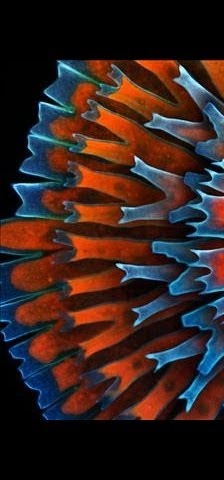
#> input picture uploads/3a14127fa58946f6a298498d63c596ce_image1.jpg, 224 x 480 px
$ python -i autofocus.py   (imports and definitions only)   (older library calls are emulated)
#> lines starting #> are read from the running program, lines starting #| are printed output that depends on the picture
import cv2
import numpy as np
import os
from scipy import ndimage


#function to enhance the focus on image to increase clarity
def auto_focus(input_path, output_path):
#> called with output_path = 'out.png'
    try:
        # Check if the input image exists
        if not os.path.exists(input_path):
            print(f"Error: Input image {input_path} does not exist")
            return False

        # Read the input image
        image = cv2.imread(input_path)
#> image is the input picture: shape (480, 224, 3); mean B, G, R 32.6, 35.1, 54.1

        if image is None:
            print(f"Error: Failed to read image {input_path}")
            return False

        # Step 1: Apply initial denoising to reduce noise before processing
        denoised = cv2.fastNlMeansDenoisingColored(image, None, 7, 7, 7, 21)

        # Step 2: Convert to Lab color space for better color processing
        lab = cv2.cvtColor(denoised, cv2.COLOR_BGR2LAB)
#> lab: shape (480, 224, 3); mean of channels 0, 1, 2 44.8, 138.5, 134.3
        l, a, b = cv2.split(lab)

        # Step 3: Apply CLAHE on the L channel with microscope-specific parameters
        clahe = cv2.createCLAHE(clipLimit=3.0, tileGridSize=(4, 4))
        enhanced_l = clahe.apply(l)

        # Step 4: Apply multi-scale unsharp masking for better detail enhancement
        gaussian_1 = cv2.GaussianBlur(enhanced_l, (0, 0), 1.0)
        gaussian_2 = cv2.GaussianBlur(enhanced_l, (0, 0), 3.0)
        gaussian_3 = cv2.GaussianBlur(enhanced_l, (0, 0), 5.0)

        # Create multi-scale unsharp mask with weighted contributions
        unsharp_1 = cv2.addWeighted(enhanced_l, 1.5, gaussian_1, -0.5, 0)
        unsharp_2 = cv2.addWeighted(enhanced_l, 1.3, gaussian_2, -0.3, 0)
        unsharp_3 = cv2.addWeighted(enhanced_l, 1.2, gaussian_3, -0.2, 0)

        # Combine the different scales
        enhanced_l = cv2.addWeighted(unsharp_1, 0.4, unsharp_2, 0.3, 0)
        enhanced_l = cv2.addWeighted(enhanced_l, 0.8, unsharp_3, 0.2, 0)

        # Step 5: Edge enhancement specific for microscope images
        edges = cv2.Laplacian(enhanced_l, cv2.CV_8U, ksize=3)
        edges = cv2.GaussianBlur(edges, (0, 0), 0.5)  # Smooth the edges slightly
        enhanced_l = cv2.addWeighted(enhanced_l, 1.0, edges, 0.2, 0)

        # Step 6: Reconstruct the Lab image with enhanced luminance
        enhanced_lab = cv2.merge([enhanced_l, a, b])
#> enhanced_lab: shape (480, 224, 3); mean of channels 0, 1, 2 64.9, 138.5, 134.3

        # Step 7: Convert back to BGR
        enhanced_bgr = cv2.cvtColor(enhanced_lab, cv2.COLOR_LAB2BGR)

        # Step 8: Apply microscope-specific detail enhancement
        kernel = np.array([[-0.5, -0.5, -0.5],
                           [-0.5,  5.0, -0.5],
                           [-0.5, -0.5, -0.5]])
        enhanced_bgr = cv2.filter2D(enhanced_bgr, -1, kernel)

        # Step 9: Apply targeted contrast enhancement
        enhanced_bgr = cv2.convertScaleAbs(enhanced_bgr, alpha=1.15, beta=5)

        # Step 10: Remove any remaining noise while preserving edges
        enhanced_bgr = cv2.bilateralFilter(enhanced_bgr, 5, 30, 30)

        # Step 11: Apply deconvolution-like effect to further enhance clarity (simplified)
        # Create a sharpening kernel that mimics deconvolution
        kernel_deconv = np.array([[-0.1, -0.15, -0.1],
                                  [-0.15, 2.0, -0.15],
                                  [-0.1, -0.15, -0.1]])
        deconv_effect = cv2.filter2D(enhanced_bgr, -1, kernel_deconv)

        # Step 12: Apply local contrast enhancement for fine structures
        for c in range(3):  # Apply to each channel
            channel = enhanced_bgr[:,:,c]
            blurred = cv2.GaussianBlur(channel, (0, 0), 10)
            enhanced_bgr[:,:,c] = cv2.addWeighted(channel, 1.5, blurred, -0.5, 0)

        # Step 13: Apply final contrast normalization
        enhanced_bgr = normalize_contrast(enhanced_bgr)

        # Save the enhanced image
        cv2.imwrite(output_path, enhanced_bgr)

        # Validate if file was created
        if os.path.exists(output_path):
            print(f"Enhanced image saved to {output_path}")
            return True
        else:
            print(f"Error: Failed to save enhanced image to {output_path}")
            return False

    except Exception as e:
        print(f"Error in focus enhancement: {str(e)}")
        return False


#function to normalize the contrast of an image
def normalize_contrast(image):
    # Convert to HSV for better color preservation
    hsv = cv2.cvtColor(image, cv2.COLOR_BGR2HSV)
#> hsv: shape (480, 224, 3); mean H, S, V 37.8, 116.4, 101.3
    h, s, v = cv2.split(hsv)
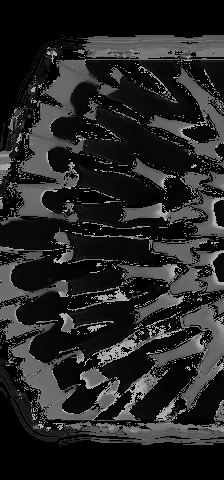
#> h: shape (480, 224); min 0, max 179, mean 37.8
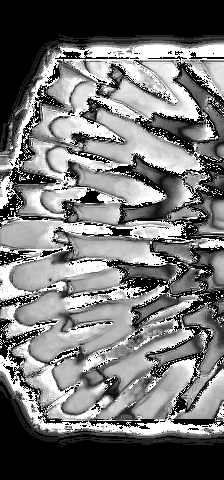
#> s: shape (480, 224); min 0, max 255, mean 116.4
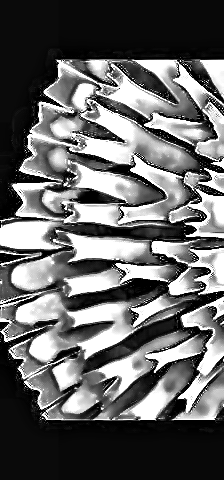
#> v: shape (480, 224); min 0, max 255, mean 101.3

    # Apply contrast normalization to the V channel
    # Calculate percentiles for more robust normalization
    p_low, p_high = np.percentile(v, (2, 98))
#> p_low = 0; p_high = 255

    # Scale the values to the full range
    v_norm = np.clip((v - p_low) * 255.0 / (p_high - p_low), 0, 255).astype(np.uint8)

    # Merge the channels back
    hsv_norm = cv2.merge([h, s, v_norm])

    # Convert back to BGR
    return cv2.cvtColor(hsv_norm, cv2.COLOR_HSV2BGR)


#function to measure the sharpness of an image
def measure_image_sharpness(image_path):
    try:
        # Read the image
        image = cv2.imread(image_path)

        if image is None:
            print(f"Error: Failed to read image {image_path}")
            return -1

        # Convert to grayscale
        gray = cv2.cvtColor(image, cv2.COLOR_BGR2GRAY)

        # Calculate Laplacian
        laplacian = cv2.Laplacian(gray, cv2.CV_64F)
        laplacian_var = np.var(laplacian)

        # Calculate gradient magnitude
        sobelx = cv2.Sobel(gray, cv2.CV_64F, 1, 0, ksize=3)
        sobely = cv2.Sobel(gray, cv2.CV_64F, 0, 1, ksize=3)
        gradient_mag = np.sqrt(sobelx**2 + sobely**2)
        gradient_mean = np.mean(gradient_mag)


        sharpness = laplacian_var * 0.5 + gradient_mean * 0.5

        return sharpness

    except Exception as e:
        print(f"Error in measuring sharpness: {str(e)}")
        return -1


#function for specialized enhancement on microscopic image
def enhance_microscope_image(input_path, output_path):

    try:
        # First apply the standard auto_focus
        success = auto_focus(input_path, output_path)

        if not success:
            return False

        # Now read the enhanced image for additional processing
        enhanced = cv2.imread(output_path)

        # Apply microscope-specific techniques:
        # 1. Deconvolution-like processing to enhance fine structures
        psf = np.ones((5, 5)) / 25  # Simple point spread function
        for i in range(3):
            enhanced[:,:,i] = deconvolution_filter(enhanced[:,:,i], psf)
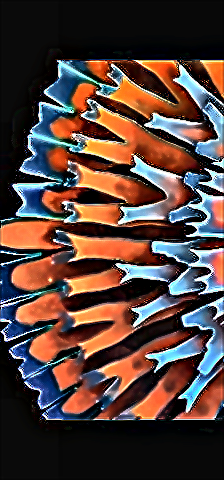
#> enhanced: shape (480, 224, 3); mean B, G, R 57.9, 63.9, 85.1

        # 2. Local texture enhancement
        enhanced = enhance_texture(enhanced)

        # 3. Final adaptive sharpening
        enhanced = adaptive_sharpen(enhanced)

        # Save the final enhanced image
        cv2.imwrite(output_path, enhanced)

        return True

    except Exception as e:
        print(f"Error in microscope image enhancement: {str(e)}")
        return False

def deconvolution_filter(channel, psf):

    # Simple implementation for image clarity enhancement
    from scipy import signal

    # Apply a simplified deconvolution (single iteration)
    blurred = signal.convolve2d(channel, psf, mode='same')
    # Avoid division by zero
    blurred = np.maximum(blurred, 0.01)
    # Richardson-Lucy step
    ratio = channel / blurred
    estimate = channel * signal.convolve2d(ratio, psf, mode='same')

    # Convert back to uint8
    return np.clip(estimate, 0, 255).astype(np.uint8)


#function to enhance local texture details of image
def enhance_texture(image):

    # Convert to LAB
    lab = cv2.cvtColor(image, cv2.COLOR_BGR2LAB)
#> lab: shape (480, 224, 3); mean of channels 0, 1, 2 74, 138.2, 135.7
    l, a, b = cv2.split(lab)
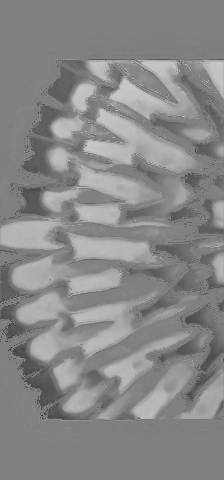
#> b: shape (480, 224); min 52, max 204, mean 135.7

    # Enhance local texture in L channel using local contrast enhancement
    local_mean = cv2.GaussianBlur(l, (0, 0), 10)
    local_detail = cv2.subtract(l, local_mean)
    enhanced_detail = cv2.multiply(local_detail, 1.5)
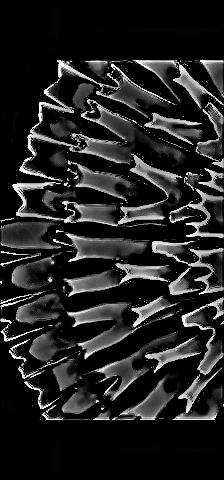
#> enhanced_detail: shape (480, 224); min 0, max 255, mean 34.6
    enhanced_l = cv2.add(local_mean, enhanced_detail)
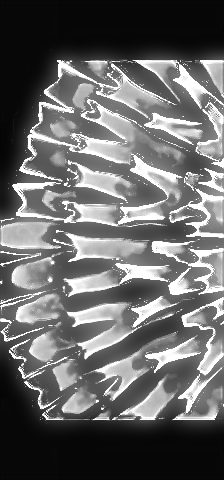
#> enhanced_l: shape (480, 224); min 5, max 255, mean 104.6

    # Merge back and convert to BGR
    enhanced_lab = cv2.merge([enhanced_l, a, b])
    return cv2.cvtColor(enhanced_lab, cv2.COLOR_LAB2BGR)


#function to add adaptive brightness based on local contrast
def adaptive_sharpen(image):

    # Convert to grayscale for analysis
    gray = cv2.cvtColor(image, cv2.COLOR_BGR2GRAY)

    # Calculate local standard deviation (measure of local contrast)
    mean, std_dev = cv2.meanStdDev(gray)
#> mean = [97.97]; std_dev = [75.24]

    # Create an adaptive kernel strength based on local contrast
    kernel_strength = 1.0 + (std_dev[0][0] / 128.0)
#> kernel_strength = 1.59

    # Create adaptive sharpening kernel
    kernel = np.array([[-0.1, -0.1, -0.1],
                        [-0.1, 1.0 + kernel_strength, -0.1],
                        [-0.1, -0.1, -0.1]])
#> kernel = [[-0.1, -0.1, -0.1], [-0.1, 2.59, -0.1], [-0.1, -0.1, -0.1]]

    # Apply the kernel
    sharpened = cv2.filter2D(image, -1, kernel)

    # Blend with original based on local contrast
    alpha = min(0.7, std_dev[0][0] / 255.0)
#> alpha = 0.295
    return cv2.addWeighted(image, 1-alpha, sharpened, alpha, 0)

>>> result = enhance_microscope_image('../uploads/3a14127fa58946f6a298498d63c596ce_image1.jpg', 'out.png')

$ run again, on uploads/cc1c2b068c124a9a9607f350ddcdabba_image2.jpg
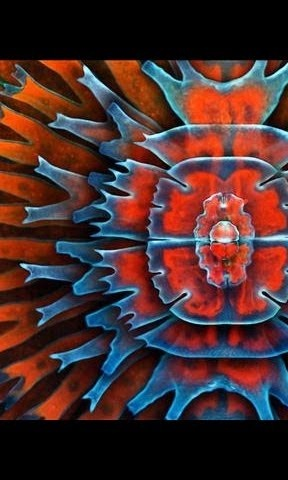
#> input picture uploads/cc1c2b068c124a9a9607f350ddcdabba_image2.jpg, 288 x 480 px
#> in auto_focus, image is the input picture: shape (480, 288, 3); mean B, G, R 46.3, 46.2, 73.9
#> enhanced_lab: shape (480, 288, 3); mean of channels 0, 1, 2 74.4, 142, 134.9
#> hsv: shape (480, 288, 3); mean H, S, V 42.5, 122.1, 116.3
#> in normalize_contrast, `h, s, v = cv2.split(hsv)`:
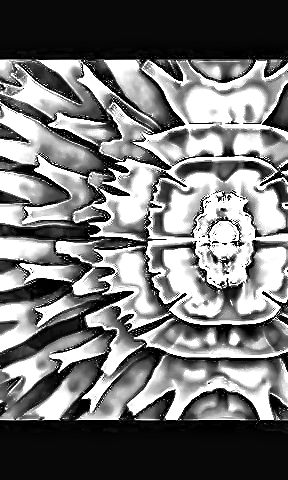
#> v: shape (480, 288); min 0, max 255, mean 116.3
#> p_low = 0; p_high = 255
#> in enhance_texture, `enhanced_l = cv2.add(local_mean, enhanced_detail)`:
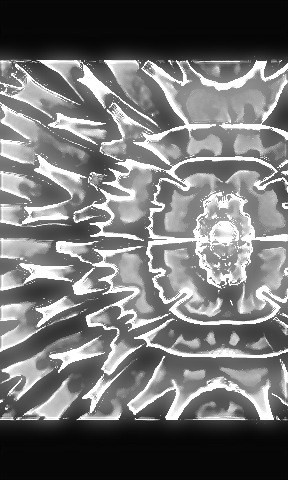
#> enhanced_l: shape (480, 288); min 5, max 255, mean 114.6
#> mean = [106.3]; std_dev = [74.02]
#> kernel_strength = 1.58
#> kernel = [[-0.1, -0.1, -0.1], [-0.1, 2.58, -0.1], [-0.1, -0.1, -0.1]]
#> alpha = 0.29

$ run again, on uploads/e036c9422b244a99bae3e408098783db_image3.jpg
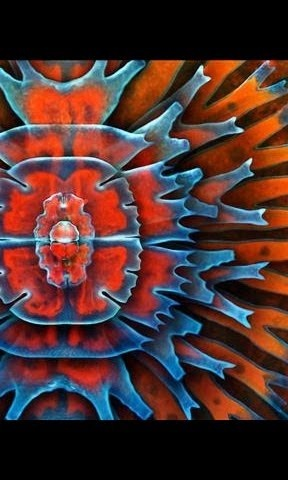
#> input picture uploads/e036c9422b244a99bae3e408098783db_image3.jpg, 288 x 480 px
#> in auto_focus, image is the input picture: shape (480, 288, 3); mean B, G, R 48.6, 49.6, 77.6
#> enhanced_lab: shape (480, 288, 3); mean of channels 0, 1, 2 75.5, 142, 135.6
#> hsv: shape (480, 288, 3); mean H, S, V 41.1, 124.7, 118.3
#> in normalize_contrast, `h, s, v = cv2.split(hsv)`:
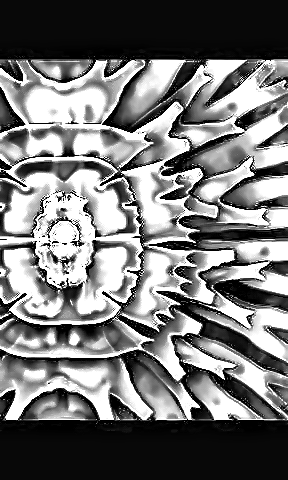
#> v: shape (480, 288); min 0, max 255, mean 118.3
#> p_low = 0; p_high = 255
#> in enhance_texture, `enhanced_l = cv2.add(local_mean, enhanced_detail)`:
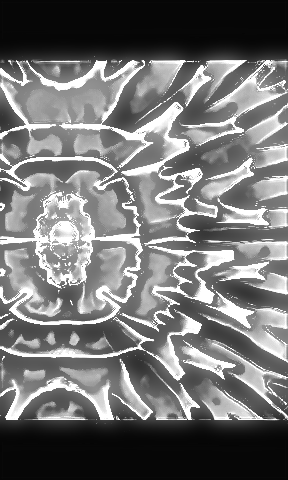
#> enhanced_l: shape (480, 288); min 5, max 255, mean 116.1
#> mean = [107.3]; std_dev = [74.14]
#> kernel_strength = 1.58
#> kernel = [[-0.1, -0.1, -0.1], [-0.1, 2.58, -0.1], [-0.1, -0.1, -0.1]]
#> alpha = 0.291

$ run again, on uploads/e740c33aac9a4522831ef1a14bda9ea7_image4.jpg
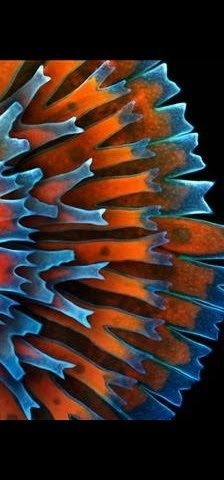
#> input picture uploads/e740c33aac9a4522831ef1a14bda9ea7_image4.jpg, 224 x 480 px
#> in auto_focus, image is the input picture: shape (480, 224, 3); mean B, G, R 38.9, 43.1, 57.9
#> enhanced_lab: shape (480, 224, 3); mean of channels 0, 1, 2 68, 136.6, 134.2
#> hsv: shape (480, 224, 3); mean H, S, V 35.8, 115.5, 103.3
#> p_low = 0; p_high = 255
#> in enhance_texture, `enhanced_l = cv2.add(local_mean, enhanced_detail)`:
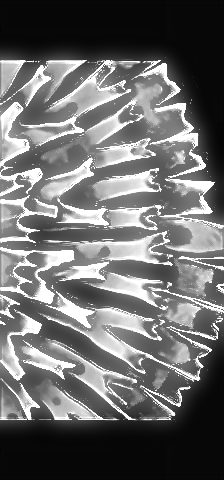
#> enhanced_l: shape (480, 224); min 5, max 255, mean 107.9
#> mean = [100.9]; std_dev = [76.76]
#> kernel_strength = 1.6
#> kernel = [[-0.1, -0.1, -0.1], [-0.1, 2.6, -0.1], [-0.1, -0.1, -0.1]]
#> alpha = 0.301
